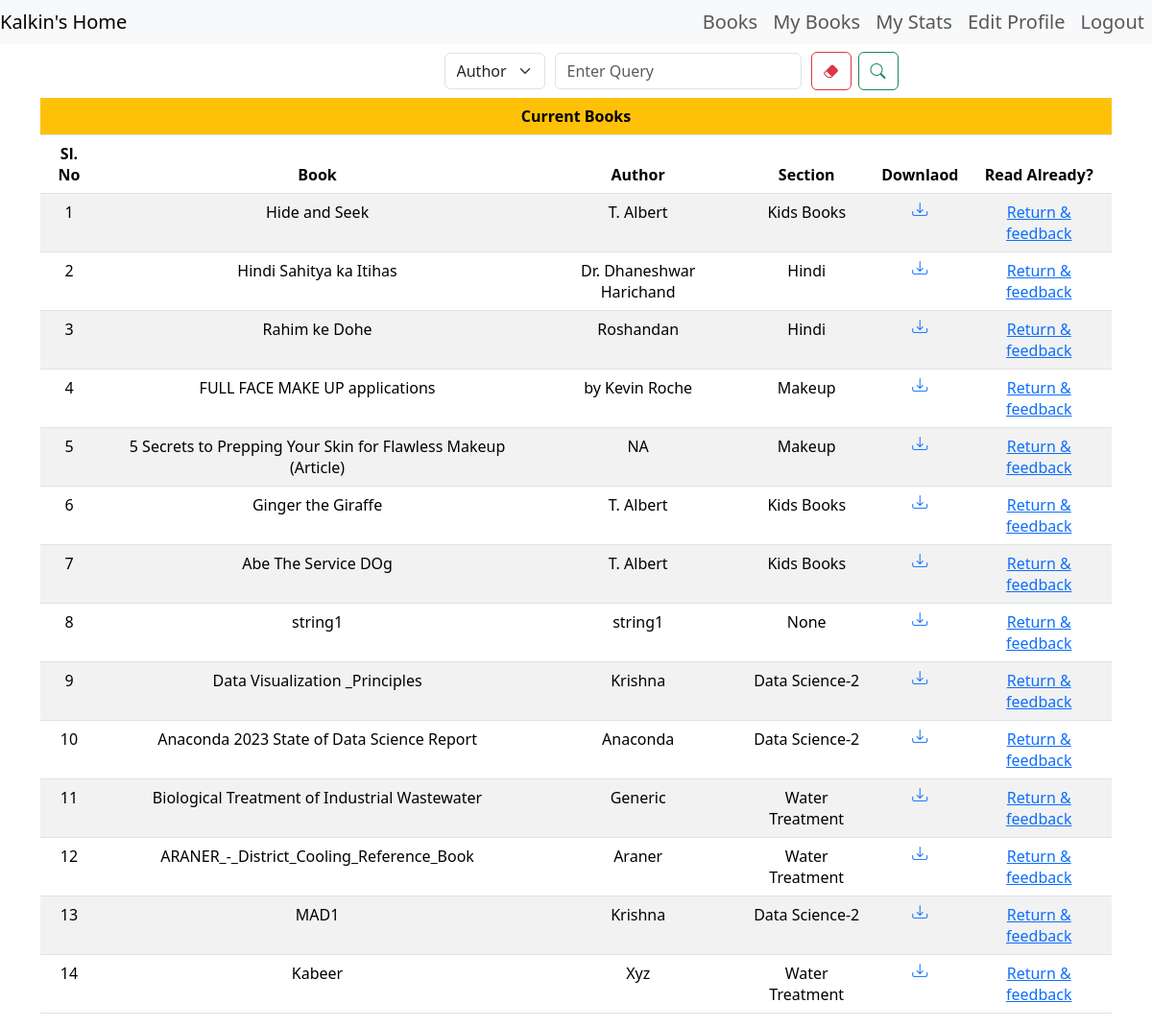
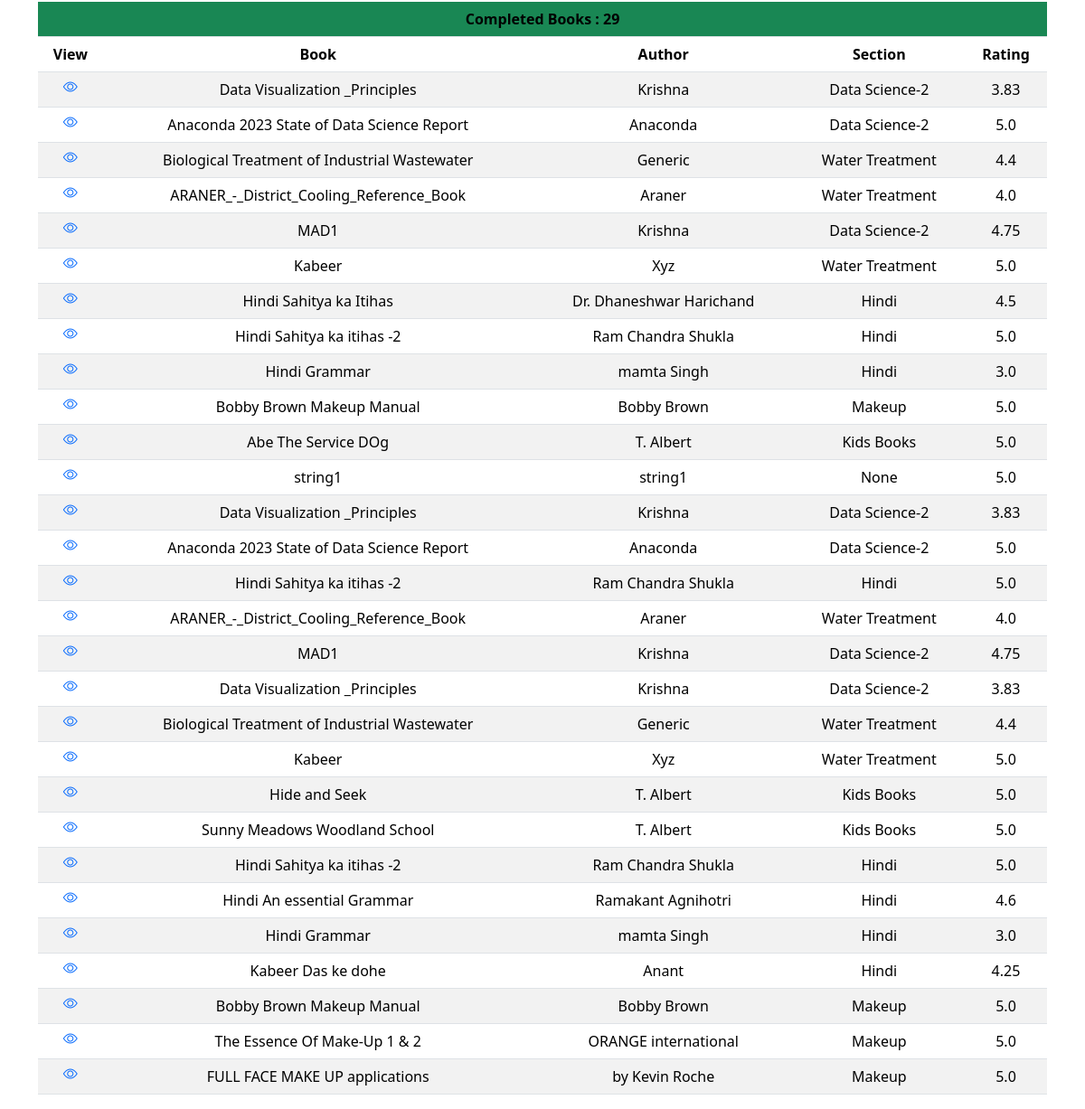
Page /my_book (signed in) on the committed database (2 pictures, top to bottom).
### models.py (models this page shows, shortened)
class User(db.Model):
    __tablename__ = 'user'
    id = db.Column(db.Integer, autoincrement=True, primary_key=True)
    user_name = db.Column(db.String, unique= True, nullable= False)
    email = db.Column(db.String, unique=True)
    passwordhash = db.Column(db.String(255))
    name = db.Column(db.String)
    req_count= db.Column(db.Integer, default=0)
    total_req = db.Column(db.Integer, autoincrement=True)
    is_admin = db.Column(db.Boolean, nullable= False, default= False)
    is_premium = db.Column(db.Boolean, nullable= False, default= False)
    @property
    def password(self):
        raise AttributeError('password is not a readable attribute')

class Issue(db.Model):
    __tablename__ = "issue"
    transaction_id = db.Column(db.Integer, primary_key= True, autoincrement=True, nullable=False)
    request_date = db.Column(db.DateTime, nullable=False, default= datetime.utcnow)
    issue_date = db.Column(db.DateTime)
    return_date = db.Column(db.DateTime)
    book_id = db.Column(db.String, db.ForeignKey('book.book_id'))
    user_id = db.Column(db.String, db.ForeignKey('user.id'))
    issue_link = db.Column(db.String)
    link_active = db.Column(db.Boolean , default=False)
    book = db.relationship('Book', backref=db.backref('issues', lazy=False))

class Book(db.Model):
    __tablename__ = "book"
    book_id = db.Column(db.Integer, autoincrement=True, primary_key=True)
    book_name = db.Column(db.String, nullable=False)
    book_content = db.Column(db.String, nullable=False)
    book_author = db.Column(db.String)
    book_image = db.Column(db.String)
    book_sec = db.Column(db.Integer, db.ForeignKey('section.section_id'), nullable=False)
    book_rating = db.Column(db.Float, default=0.0)
    book_views = db.Column(db.Integer, default=0)
    is_premium = db.Column(db.Boolean, nullable= False, default= False)
    sec_name = db.Column(db.String,  nullable=False)
    feedback = db.relationship("Feedback", backref="book")
    @property
    def book_rating(self):
        feedback_ratings = [feedback.rating for feedback in self.feedback]
        if feedback_ratings:
            return sum(feedback_ratings) / len(feedback_ratings)
        else:
            return 0.0

class Feedback(db.Model):
    __tablename__ = "feedback"
    book_id = db.Column(db.Integer, db.ForeignKey('book.book_id'), nullable=False, primary_key=True)
    user_id = db.Column(db.Integer, db.ForeignKey('user.id'), nullable=False, primary_key=True)
    rating = db.Column(db.Float, default=0.0)
    comment = db.Column(db.String)
    time = db.Column(db.DateTime, nullable=False)

### controllers.py (the view, shortened to what this page needs)
@app.route("/my_book")
@auth_required
def my_book():
    user=User.query.get(session['user_id'])
    current_book= Issue.query.filter(Issue.user_id==user.id, Issue.link_active==True).all()
    completed_book= Issue.query.filter(Issue.user_id==user.id, Issue.return_date!=None).all()
    parameter= request.args.get('parameter')
    search= request.args.get('search')
    issues = Issue.query.filter(Issue.link_active == True, Issue.return_date != None).all()
    for issue in issues:
        issue.auto_return()
    if not parameter or not search:
        return render_template("my_books.html",user=user, current_books=current_book, completed_books=completed_book)

### controllers.py (called while the page is built)
def auth_required(func):
    @wraps(func)
    def inner(*args, **kwargs):
        if 'user_id' not in session:
            flash("You need to login to continue")
            return redirect(url_for('login'))
        return func(*args, **kwargs)
    return inner

### templates/my_books.html (shortened to what this page needs)
{% extends 'base.html' %}
{%block content%}
{% include 'searchbar.html' %}
        <div class="d-flex">
        <table class="table table-striped text-center">
            <thead >
                <tr >
                    <th colspan="6" class="align-middle bg-warning"> Current Books</th>
                </tr>
                <tr>
                    <th>Sl. No</th>
                    <th>Book</th>
                    <th>Author</th>
                    <th>Section</th>
                    <th>Downlaod</th>
                    <th>Read Already?</th>
                </tr>
            </thead>
            <tbody>
                {%for book in current_books%}
                    <tr>
                    <td>{{loop.index}}</td>
                    <td>{{book.book.book_name }}</td>
                    <td>{{book.book.book_author}}</td>
                    <td>{{book.book.sec_name}}</td>
                    <td><a href="{{book.book.book_content}}"><i class="bi bi-download"></i></a></td>
                    <td><a href="/return_book/{{book.book_id}}">Return & feedback</a></td>
                    </tr>
                {%endfor%}
            </tbody>
        </table>
        </div>
<div class="overflow-auto">
    <table class="table table-striped text-center">
        <thead >
            <tr >
                <th colspan="7" class="align-middle bg-success"> Completed Books : {{completed_books|length}}</th>
            </tr>
            <tr>
                <th>View</th>
                <th>Book</th>
                <th>Author</th>
                <th>Section</th>
                <th>Rating</th>
            </tr>
        </thead>
        <tbody>
            {%for book in completed_books%}
                <tr>
                <td><a href="/book_summary/{{book.book_id}}"><i class="bi bi-eye"></i></a></td>
                <td>{{book.book.book_name }}</td>
                <td>{{book.book.book_author}}</td>
                <td>{{book.book.sec_name}}</td>
                <td>
                    {{book.book.book_rating|round(2)}}
                </td>
            </tr>
            {%endfor%}
        </tbody>
    </table>
        </div>
  {%endblock%}

### templates/searchbar.html (shortened to what this page needs)
<div class="container-fluid p-2 justify-content-end">
  <form class="ml-auto">
    <select name="parameter" id="parameter" class="form-select">
      {% if user.is_admin %}
      <option value="user" selected>User</option>
      {% else %}
      <option value="author" selected>Author</option>
      {% endif %}
    </select>
    <input type="text" class="form-control" name="search" id="search" placeholder="Enter Query" required/>
    <button type="submit" class="clear-button btn btn-outline-danger" onclick="clearserch()">
      <i class="bi bi-eraser-fill"></i>
    </button>
    <button type="submit" class="search-button btn btn-outline-success">
      <i class="bi bi-search"></i>
    </button>
  </form>
</div>

### templates/searchbar.html (style rules this page uses)
form { display: flex; width:100%; flex-direction: row; justify-content: space-evenly; align-items: center; }
#parameter { margin-right: 10px; width: 120px; }
#search { margin-right: 10px; flex-grow: 1; width: 360px; }
.search-button { width: 100px; height:40px; }
.clear-button { margin-right:7px; width:60px; height:40px; }

### templates/base.html (style rules this page uses)
form { width:25%; margin:0 auto; }

### rows in the picture
User: parameter "Author"
Issue: book.book_name "Hide and Seek", book.book_author "T. Albert", book.sec_name "Kids Books"
Issue: book.book_name "Hindi Sahitya ka Itihas", book.book_author "Dr. Dhaneshwar Harichand", book.sec_name "Hindi"
Issue: book.book_name "Rahim ke Dohe", book.book_author "Roshandan", book.sec_name "Hindi"
Issue: book.book_name "FULL FACE MAKE UP applications", book.book_author "by Kevin Roche", book.sec_name "Makeup"
Issue: book.book_name "5 Secrets to Prepping Your Skin for Flawless Makeup (Article)", book.book_author "NA", book.sec_name "Makeup"
Issue: book.book_name "Ginger the Giraffe", book.book_author "T. Albert", book.sec_name "Kids Books"
Issue: book.book_name "Abe The Service DOg", book.book_author "T. Albert", book.sec_name "Kids Books"
Issue: book.book_name "string1", book.book_author "string1", book.sec_name "None"
Issue: book.book_name "Data Visualization _Principles", book.book_author "Krishna", book.sec_name "Data Science-2"
Issue: book.book_name "Anaconda 2023 State of Data Science Report", book.book_author "Anaconda", book.sec_name "Data Science-2"
Issue: book.book_name "Biological Treatment of Industrial Wastewater", book.book_author "Generic", book.sec_name "Water Treatment"
Issue: book.book_name "ARANER_-_District_Cooling_Reference_Book", book.book_author "Araner", book.sec_name "Water Treatment"
Issue: book.book_name "MAD1", book.book_author "Krishna", book.sec_name "Data Science-2"
Issue: book.book_name "Kabeer", book.book_author "Xyz", book.sec_name "Water Treatment"
Issue: book.book_name "Data Visualization _Principles", book.book_author "Krishna", book.sec_name "Data Science-2", book.book_rating "3.83"
Issue: book.book_name "Anaconda 2023 State of Data Science Report", book.book_author "Anaconda", book.sec_name "Data Science-2", book.book_rating "5.0"
Issue: book.book_name "Biological Treatment of Industrial Wastewater", book.book_author "Generic", book.sec_name "Water Treatment", book.book_rating "4.4"
Issue: book.book_name "ARANER_-_District_Cooling_Reference_Book", book.book_author "Araner", book.sec_name "Water Treatment", book.book_rating "4.0"
Issue: book.book_name "MAD1", book.book_author "Krishna", book.sec_name "Data Science-2", book.book_rating "4.75"
Issue: book.book_name "Kabeer", book.book_author "Xyz", book.sec_name "Water Treatment", book.book_rating "5.0"
Issue: book.book_name "Hindi Sahitya ka Itihas", book.book_author "Dr. Dhaneshwar Harichand", book.sec_name "Hindi", book.book_rating "4.5"
Issue: book.book_name "Hindi Sahitya ka itihas -2", book.book_author "Ram Chandra Shukla", book.sec_name "Hindi", book.book_rating "5.0"
Issue: book.book_name "Hindi Grammar", book.book_author "mamta Singh", book.sec_name "Hindi", book.book_rating "3.0"
Issue: book.book_name "Bobby Brown Makeup Manual", book.book_author "Bobby Brown", book.sec_name "Makeup", book.book_rating "5.0"
Issue: book.book_name "Abe The Service DOg", book.book_author "T. Albert", book.sec_name "Kids Books", book.book_rating "5.0"
Issue: book.book_name "string1", book.book_author "string1", book.sec_name "None", book.book_rating "5.0"
Issue: book.book_name "Data Visualization _Principles", book.book_author "Krishna", book.sec_name "Data Science-2", book.book_rating "3.83"
Issue: book.book_name "Anaconda 2023 State of Data Science Report", book.book_author "Anaconda", book.sec_name "Data Science-2", book.book_rating "5.0"
Issue: book.book_name "Hindi Sahitya ka itihas -2", book.book_author "Ram Chandra Shukla", book.sec_name "Hindi", book.book_rating "5.0"
Issue: book.book_name "ARANER_-_District_Cooling_Reference_Book", book.book_author "Araner", book.sec_name "Water Treatment", book.book_rating "4.0"
Issue: book.book_name "MAD1", book.book_author "Krishna", book.sec_name "Data Science-2", book.book_rating "4.75"
Issue: book.book_name "Data Visualization _Principles", book.book_author "Krishna", book.sec_name "Data Science-2", book.book_rating "3.83"
Issue: book.book_name "Biological Treatment of Industrial Wastewater", book.book_author "Generic", book.sec_name "Water Treatment", book.book_rating "4.4"
Issue: book.book_name "Kabeer", book.book_author "Xyz", book.sec_name "Water Treatment", book.book_rating "5.0"
Issue: book.book_name "Hide and Seek", book.book_author "T. Albert", book.sec_name "Kids Books", book.book_rating "5.0"
Issue: book.book_name "Sunny Meadows Woodland School", book.book_author "T. Albert", book.sec_name "Kids Books", book.book_rating "5.0"
Issue: book.book_name "Hindi Sahitya ka itihas -2", book.book_author "Ram Chandra Shukla", book.sec_name "Hindi", book.book_rating "5.0"
Issue: book.book_name "Hindi An essential Grammar", book.book_author "Ramakant Agnihotri", book.sec_name "Hindi", book.book_rating "4.6"
Issue: book.book_name "Hindi Grammar", book.book_author "mamta Singh", book.sec_name "Hindi", book.book_rating "3.0"
Issue: book.book_name "Kabeer Das ke dohe", book.book_author "Anant", book.sec_name "Hindi", book.book_rating "4.25"
Issue: book.book_name "Bobby Brown Makeup Manual", book.book_author "Bobby Brown", book.sec_name "Makeup", book.book_rating "5.0"
Issue: book.book_name "The Essence Of Make-Up 1 & 2", book.book_author "ORANGE international", book.sec_name "Makeup", book.book_rating "5.0"
Issue: book.book_name "FULL FACE MAKE UP applications", book.book_author "by Kevin Roche", book.sec_name "Makeup", book.book_rating "5.0"

### other values in the picture
{{ session.get('user_name')|capitalize }} "Kalkin"
{{ completed_books|length }} "29"
